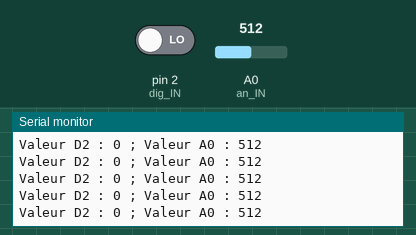
A sketch run on a simulated Arduino Uno, built with avr-gcc and run on an emulated ATmega328P. On the bench: the last lines printed to the serial monitor. The test bench sets the inputs (shaded band); at power-on: A0 (an_IN) = 512, pin 2 (dig_IN) LOW.

Above: at 1.2 s.
1.3 s: A0 (an_IN) set to 105
At 1.9 s:
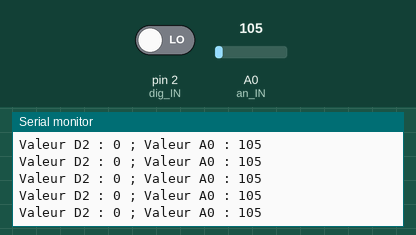
4.3 s: A0 (an_IN) set to 89
At 5.4 s:
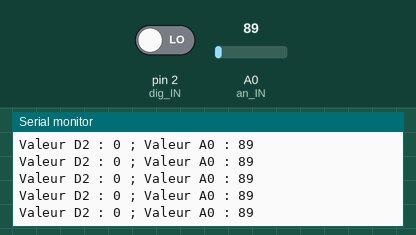
7.3 s: A0 (an_IN) set to 1023
At 8.0 s:
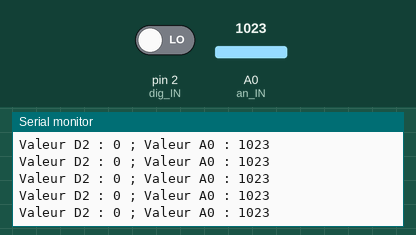
10.3 s: A0 (an_IN) set to 984
At 11.2 s:
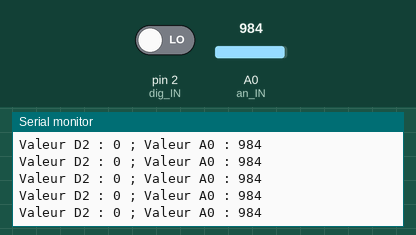
Timing chart, 0 to 13.3 s (numbered marks = the images above; inputs shaded):
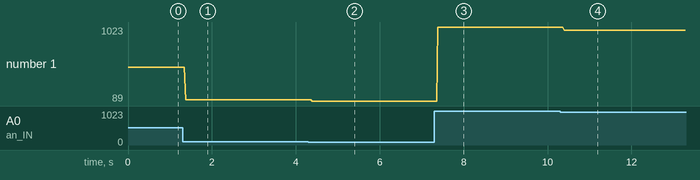

Measured:
- after the input at 1.3 s, the serial monitor: prints a new line after 0.07 s (image 1)
- after the input at 4.3 s, the serial monitor: prints a new line after 0.09 s (image 2)
- after the input at 7.3 s, the serial monitor: prints a new line after 0.09 s (image 3)
- after the input at 10.3 s, the serial monitor: prints a new line after 0.09 s (image 4)
- plotted number 1: 512 → 105 after the input at 1.3 s, 105 → 89 after the input at 4.3 s, 89 → 1023 after the input at 7.3 s, 1023 → 984 after the input at 10.3 s

The sketch:

test_MQ7.ino
```cpp
int dig_IN = 2;
int an_IN = A0;

void setup() {
  pinMode(dig_IN,INPUT);
  pinMode(an_IN,INPUT);

  Serial.begin(9600);
}

void loop() {
  // put your main code here, to run repeatedly:
  int val_digIN = digitalRead(dig_IN);
  int val_anIN = analogRead(an_IN);
  Serial.print("Valeur D2 : ");
  Serial.print(val_digIN);
  Serial.print(" ; Valeur A0 : ");
  Serial.println(val_anIN);
}
```
